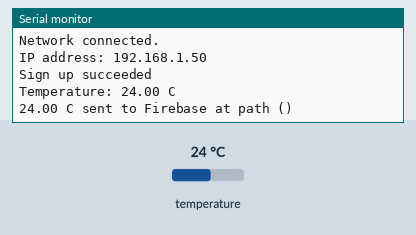
The program below on a simulated ESP8266 (NodeMCU). On the bench: the last lines printed to the serial monitor. Inputs (shaded band) come from the test bench; at power-on: temperature 24 °C. WiFi joins after 1.5 s; servers stay silent unless stated; not simulated (calls return 0 or success): secrets.h.

Above: at 2.7 s.
2.8 s: temperature set to 12 °C
At 7.41 s:
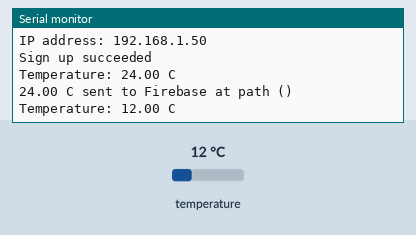
8.7 s: temperature set to 19 °C
At 13.8 s:
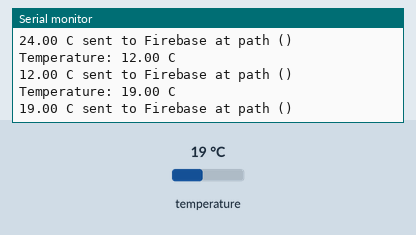
Timing chart, 0 to 15.3 s (numbered marks = the images above; inputs shaded):
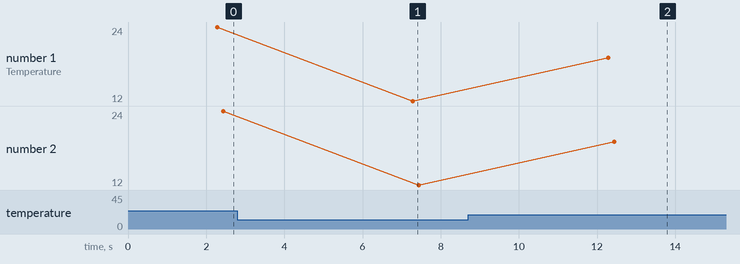

The program:

main.cpp
```cpp
#include <DallasTemperature.h>
#include <ESP8266WiFi.h>
#include <Firebase_ESP_Client.h>
#include <OneWire.h>
#include <esp8266.h>
#include <secrets.h>

#include "addons/TokenHelper.h"

// Firebase configuration
FirebaseData firebaseData;
FirebaseAuth auth;
FirebaseConfig config;

unsigned long sendDataPreviousMillis = 0;  // the last time the data was sent
bool signupOk = false;

// Define the variables for temperature sensor
const int ONE_WIRE_BUS = D2;
OneWire oneWire(ONE_WIRE_BUS);
DallasTemperature sensor(&oneWire);
float temperatureCelcius = 0;

void setup() {
    Serial.begin(115200);
    while (!Serial) {
        // Waiting for the serial port to connect
    }

    // ==================== WiFi ====================
    Serial.print("Connecting to WiFi");
    WiFi.begin(WIFI_SSID, WIFI_PASSWORD);

    int connectionAttempts = 0;
    while (WiFi.status() != WL_CONNECTED) {
        delay(500);
        Serial.print(".");
        connectionAttempts++;
        if (connectionAttempts > 60) {  // 60 * 500ms = 30 seconds
            Serial.println();
            Serial.println("Failed to connect to WiFi within a reasonable time. Stopping program.");
            while (true)
                ;  // Infinite loop to stop the program
        }
    }

    Serial.println();
    Serial.println("Network connected.");
    Serial.print("IP address: " + WiFi.localIP().toString() + "\n");

    // ==================== Firebase ====================
    config.api_key = FIREBASE_API_KEY;
    config.host = FIREBASE_HOST;
    if (Firebase.signUp(&config, &auth, "", "")) {
        Serial.println("Sign up succeeded");
        signupOk = true;
    } else {
        Serial.println("Sign up failed");
        Serial.printf("Reason: %s\n", config.signer.signupError.message.c_str());
    }
    config.token_status_callback = tokenStatusCallback;
    Firebase.begin(&config, &auth);
    Firebase.reconnectNetwork(true);

    // ==================== Temperature Sensor ====================
    sensor.begin();
}

void loop() {
    if (Firebase.ready() && signupOk &&
        (millis() - sendDataPreviousMillis > 5000 ||
         sendDataPreviousMillis == 0)) {
        sendDataPreviousMillis = millis();

        sensor.requestTemperaturesByIndex(0);
        temperatureCelcius = sensor.getTempCByIndex(0);

        Serial.print("Temperature: ");
        Serial.print(temperatureCelcius);
        Serial.println(" C");

        if (Firebase.RTDB.setFloat(&firebaseData, "Sensor/temperature", temperatureCelcius)) {
            Serial.print(temperatureCelcius);
            Serial.print(" C sent to Firebase at path" + firebaseData.dataPath());
            Serial.println(" (" + firebaseData.dataType() + ")");
        } else {
            Serial.println("FAILED: " + firebaseData.errorReason());
        }
    }
}
```

esp8266.h
```cpp
/**
* Reference:
*  https://randomnerdtutorials.com/esp8266-pinout-reference-gpios
*  https://www.electronicwings.com/nodemcu/nodemcu-gpio-with-arduino-ide
*  https://gist.github.com/dvinciguerra/00f8e48046e62c137e4f689eb5d1e38e
*/

// nodemcu
#define D0    16 // high at boot (no PWMm or I2C support)
#define D1    05 // SCL
#define D2    04 // SDA
#define D3    00 // boot failure if pulled LOW
#define D4    02 // high at boot and boot failure if pulled LOW (on-board led)
#define D5    14
#define D6    12
#define D7    13
#define D8    15 // boot failure if pulled HIGH
#define RX    03 // rx pin high at boot
#define TX    01 // tx pin high at boot and boot failure if pulled LOW
#define ADC0  A0 // analogic
```

Measured:
- after the input at 2.8 s, the serial monitor: prints a new line after 4.5 s (image 1)
- after the input at 8.7 s, the serial monitor: prints a new line after 3.6 s (image 2)
- plotted number 1: 24 → 12 after the input at 2.8 s, 12 → 19 after the input at 8.7 s
- plotted number 2: 24 → 12 after the input at 2.8 s, 12 → 19 after the input at 8.7 s
